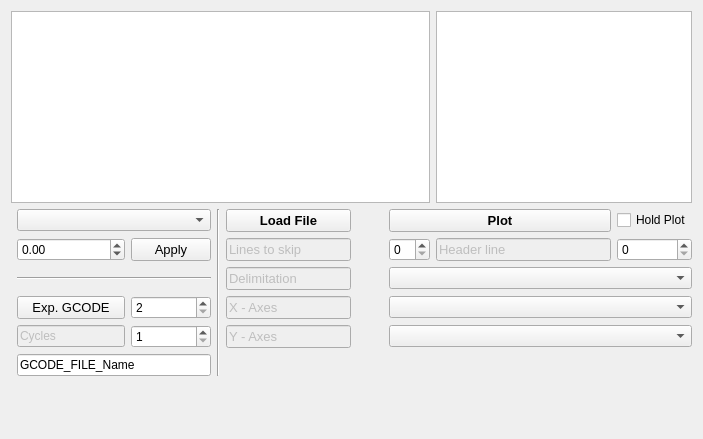
      <widget class="QWidget" name="tab_27">
       <attribute name="title">
        <string>CSV Files</string>
       </attribute>
       <layout class="QGridLayout" name="gridLayout_29">
        <item row="1" column="4">
         <widget class="QPushButton" name="LoadCSVView">
          <property name="font">
           <font>
            <pointsize>10</pointsize>
            <weight>75</weight>
            <bold>true</bold>
           </font>
          </property>
          <property name="text">
           <string>Load File</string>
          </property>
         </widget>
        </item>
        <item row="4" column="4">
         <widget class="QLineEdit" name="lineEdit_14">
          <property name="enabled">
           <bool>false</bool>
          </property>
          <property name="font">
           <font>
            <pointsize>10</pointsize>
           </font>
          </property>
          <property name="text">
           <string>X - Axes</string>
          </property>
         </widget>
        </item>
        <item row="6" column="1" colspan="2">
         <widget class="QLineEdit" name="gcode_f_name">
          <property name="text">
           <string>GCODE_FILE_Name</string>
          </property>
         </widget>
        </item>
        <item row="3" column="7" colspan="3">
         <widget class="QComboBox" name="CSVDeli_Sel"/>
        </item>
        <item row="2" column="1">
         <widget class="QDoubleSpinBox" name="CSV_Oper_Value">
          <property name="minimum">
           <double>-9999999999.000000000000000</double>
          </property>
          <property name="maximum">
           <double>99990000.000000000000000</double>
          </property>
         </widget>
        </item>
        <item row="1" column="7" colspan="2">
         <widget class="QPushButton" name="PlotCSVView">
          <property name="font">
           <font>
            <pointsize>10</pointsize>
            <weight>75</weight>
            <bold>true</bold>
           </font>
          </property>
          <property name="text">
           <string>Plot</string>
          </property>
         </widget>
        </item>
        <item row="2" column="4">
         <widget class="QLineEdit" name="lineEdit_16">
          <property name="enabled">
           <bool>false</bool>
          </property>
          <property name="font">
           <font>
            <pointsize>10</pointsize>
           </font>
          </property>
          <property name="text">
           <string>Lines to skip</string>
          </property>
         </widget>
        </item>
        <item row="3" column="1" colspan="2">
         <widget class="Line" name="line_24">
          <property name="orientation">
           <enum>Qt::Horizontal</enum>
          </property>
         </widget>
        </item>
        <item row="1" column="9">
         <widget class="QCheckBox" name="cvs_add_plot">
          <property name="text">
           <string>Hold Plot</string>
          </property>
         </widget>
        </item>
        <item row="4" column="1">
         <widget class="QPushButton" name="exp_csv_2_gcode">
          <property name="font">
           <font>
            <pointsize>10</pointsize>
           </font>
          </property>
          <property name="text">
           <string>Exp. GCODE</string>
          </property>
         </widget>
        </item>
        <item row="8" column="5">
         <spacer name="verticalSpacer_5">
          <property name="orientation">
           <enum>Qt::Vertical</enum>
          </property>
          <property name="sizeHint" stdset="0">
           <size>
            <width>20</width>
            <height>40</height>
           </size>
          </property>
         </spacer>
        </item>
        <item row="2" column="8">
         <widget class="QLineEdit" name="lineEdit_17">
          <property name="enabled">
           <bool>false</bool>
          </property>
          <property name="font">
           <font>
            <pointsize>10</pointsize>
           </font>
          </property>
          <property name="text">
           <string>Header line</string>
          </property>
         </widget>
        </item>
        <item row="4" column="7" colspan="3">
         <widget class="QComboBox" name="CSV_X_plot"/>
        </item>
        <item row="0" column="0" colspan="8">
         <widget class="QTableWidget" name="csvTable"/>
        </item>
        <item row="1" column="1" colspan="2">
         <widget class="QComboBox" name="CSV_Oper_Box"/>
        </item>
        <item row="2" column="7">
         <widget class="QSpinBox" name="CSVLineSkip"/>
        </item>
        <item row="3" column="4">
         <widget class="QLineEdit" name="lineEdit_13">
          <property name="enabled">
           <bool>false</bool>
          </property>
          <property name="font">
           <font>
            <pointsize>10</pointsize>
           </font>
          </property>
          <property name="text">
           <string>Delimitation</string>
          </property>
         </widget>
        </item>
        <item row="1" column="3" rowspan="6">
         <widget class="Line" name="line_23">
          <property name="orientation">
           <enum>Qt::Vertical</enum>
          </property>
         </widget>
        </item>
        <item row="2" column="9">
         <widget class="QSpinBox" name="CSVLinHeader"/>
        </item>
        <item row="2" column="2">
         <widget class="QPushButton" name="CSV_Oper_Apply">
          <property name="font">
           <font>
            <pointsize>10</pointsize>
           </font>
          </property>
          <property name="text">
           <string>Apply</string>
          </property>
         </widget>
        </item>
        <item row="4" column="2">
         <widget class="QSpinBox" name="gcode_col">
          <property name="minimum">
           <number>2</number>
          </property>
         </widget>
        </item>
        <item row="0" column="8" colspan="2">
         <widget class="QTextEdit" name="CSVViewText">
          <property name="font">
           <font>
            <pointsize>12</pointsize>
           </font>
          </property>
          <property name="html">
           <string>&lt;!DOCTYPE HTML PUBLIC &quot;-//W3C//DTD HTML 4.0//EN&quot; &quot;http://www.w3.org/TR/REC-html40/strict.dtd&quot;&gt;
&lt;html&gt;&lt;head&gt;&lt;meta name=&quot;qrichtext&quot; content=&quot;1&quot; /&gt;&lt;style type=&quot;text/css&quot;&gt;
p, li { white-space: pre-wrap; }
&lt;/style&gt;&lt;/head&gt;&lt;body style=&quot; font-family:'MS Shell Dlg 2'; font-size:12pt; font-weight:400; font-style:normal;&quot;&gt;
&lt;p style=&quot;-qt-paragraph-type:empty; margin-top:0px; margin-bottom:0px; margin-left:0px; margin-right:0px; -qt-block-indent:0; text-indent:0px; font-size:7.8pt;&quot;&gt;&lt;br /&gt;&lt;/p&gt;&lt;/body&gt;&lt;/html&gt;</string>
          </property>
         </widget>
        </item>
        <item row="7" column="4" rowspan="2" colspan="6">
         <widget class="QWidget" name="CVS_Ax_View" native="true"/>
        </item>
        <item row="5" column="1">
         <widget class="QLineEdit" name="lineEdit_4">
          <property name="enabled">
           <bool>false</bool>
          </property>
          <property name="text">
           <string>Cycles</string>
          </property>
         </widget>
        </item>
        <item row="5" column="2">
         <widget class="QSpinBox" name="gcode_cycles">
          <property name="minimum">
           <number>1</number>
          </property>
         </widget>
        </item>
        <item row="5" column="4">
         <widget class="QLineEdit" name="lineEdit_15">
          <property name="enabled">
           <bool>false</bool>
          </property>
          <property name="font">
           <font>
            <pointsize>10</pointsize>
           </font>
          </property>
          <property name="text">
           <string>Y - Axes</string>
          </property>
         </widget>
        </item>
        <item row="5" column="7" colspan="3">
         <widget class="QComboBox" name="CSV_Y_plot"/>
        </item>
       </layout>
      </widget>
